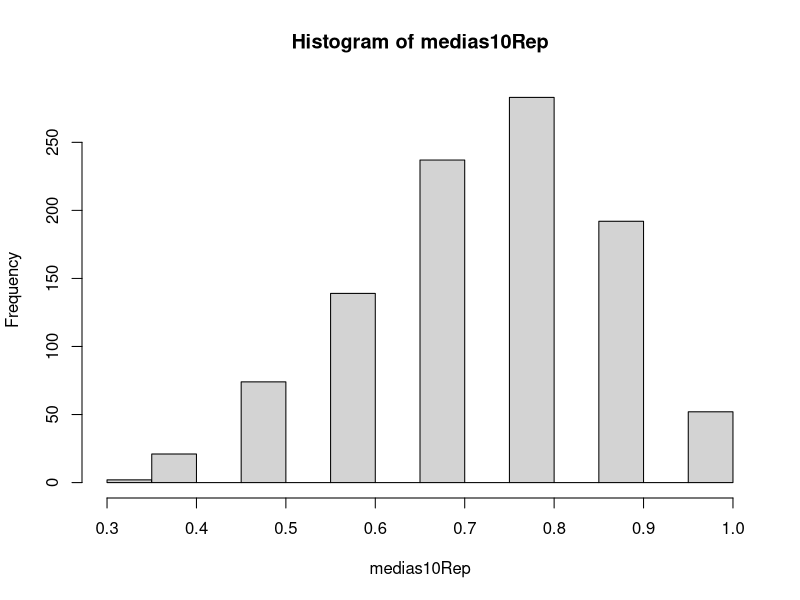
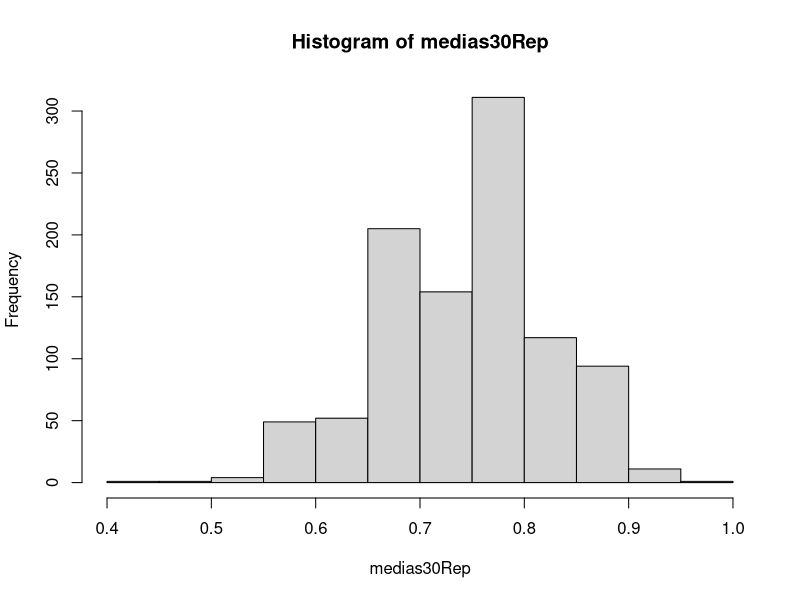
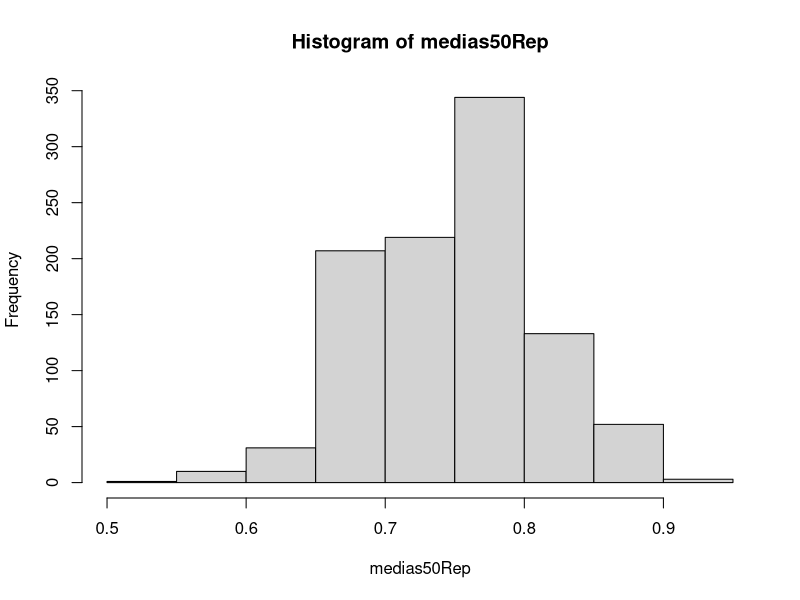
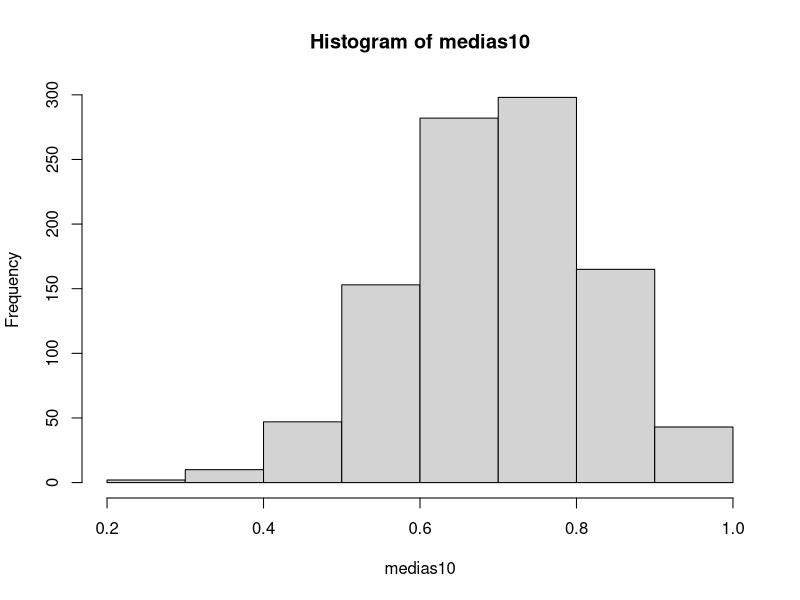
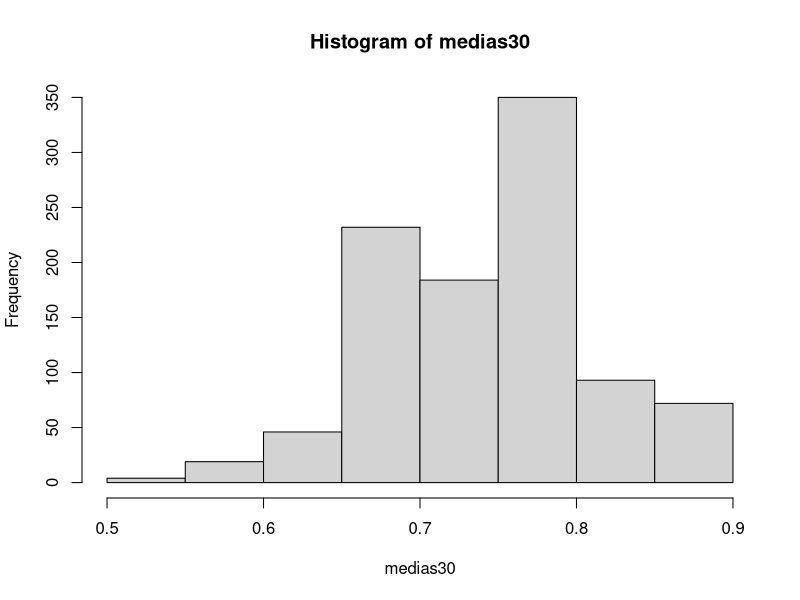
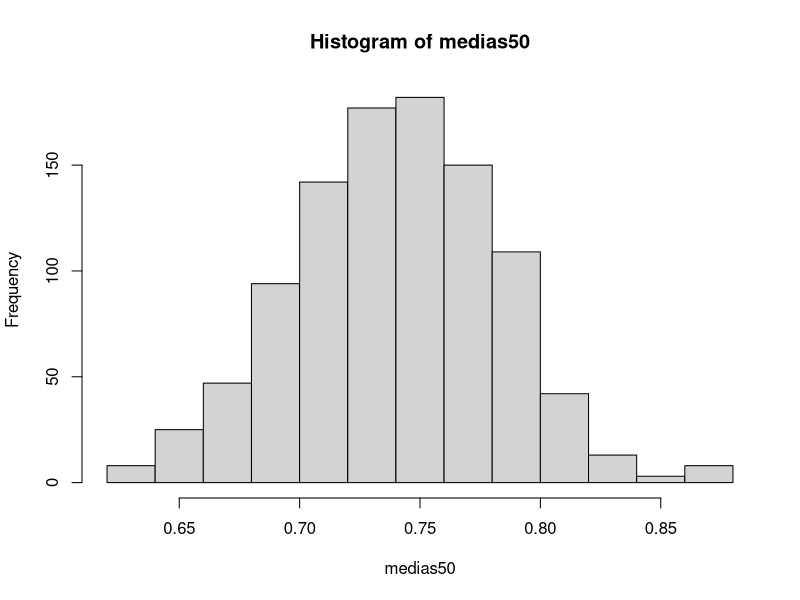
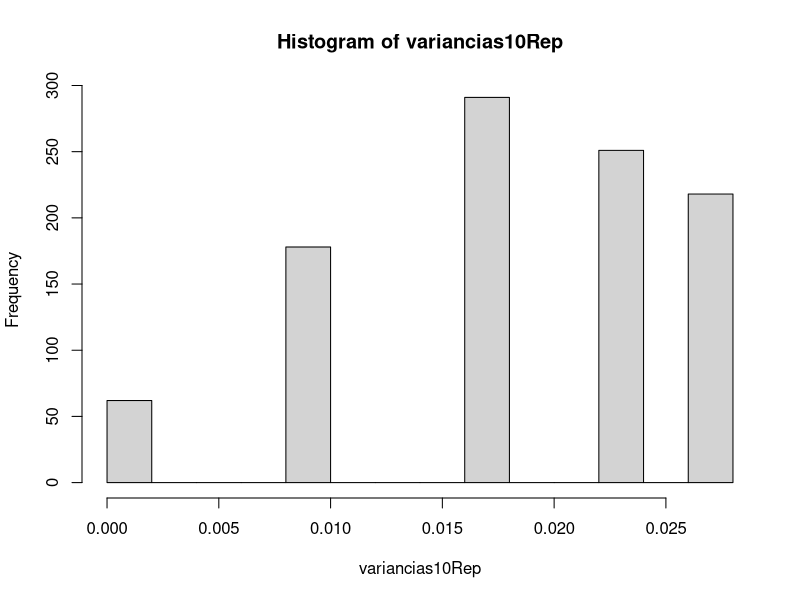
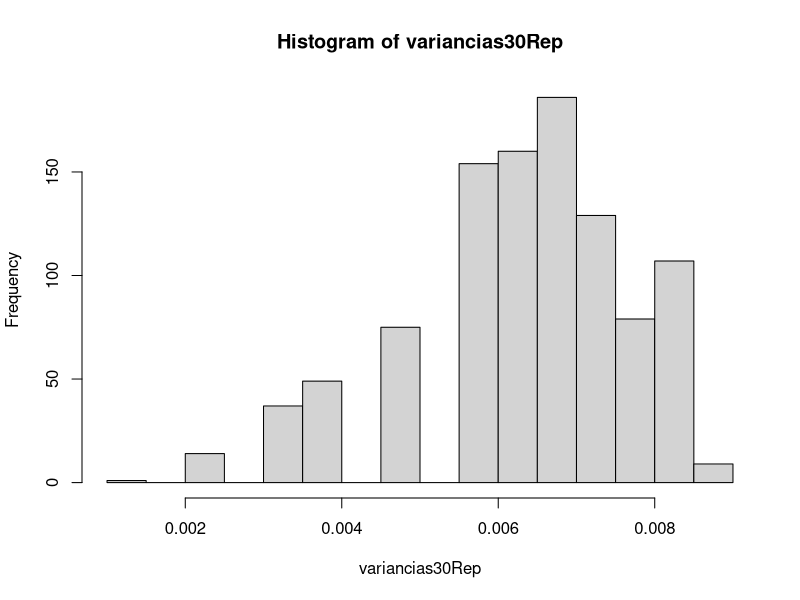

Reproduce these figures in R, in order.
#Questao 1

populacao = rep(c(1, 0), times = c(75,25))

#Obter medias

obterMedia = function(n, repor){
  medias = c()
  for(i in 1:1000){
    amostra = sample(populacao, size=n, replace=repor)
    media = mean(amostra)
    medias[i] = media
  }
  return(medias)
}

medias10Rep = obterMedia(10, TRUE)
medias30Rep = obterMedia(30, TRUE)
medias50Rep = obterMedia(50, TRUE)
medias10 = obterMedia(10, FALSE)
medias30 = obterMedia(30, FALSE)
medias50 = obterMedia(50, FALSE)

# Obter variancias

obterVariancia = function(n, repor){
  variancias = c()
  for(i in 1:1000){
    amostra = sample(populacao, size=n, replace=repor)
    variancia = var(amostra)/ n
    variancias[i] = variancia
  }
  return(variancias)
}

variancias10Rep = obterVariancia(10, TRUE)
variancias30Rep = obterVariancia(30, TRUE)
variancias50Rep = obterVariancia(50, TRUE)
variancias10 = obterVariancia(10, FALSE)
variancias30 = obterVariancia(30, FALSE)
variancias50 = obterVariancia(50, FALSE)


# Plotar histograma das Medias

hist(medias10Rep)
hist(medias30Rep)
hist(medias50Rep)
hist(medias10)
hist(medias30)
hist(medias50)

# Plotar histograma das Variancias

hist(variancias10Rep)
hist(variancias30Rep)
hist(variancias50Rep)
hist(variancias10)
hist(variancias30)
hist(variancias50)

# Media das Medias

mediaMedias10Rep = median(medias10Rep)
mediaMedias30Rep = median(medias30Rep)
mediaMedias50Rep = median(medias50Rep)
mediaMedias10 = median(medias10)
mediaMedias30 = median(medias30)
mediaMedias50 = median(medias50)

# Variancia das Medias

varMedias10Rep = var(medias10Rep) / 10
varMedias30Rep = var(medias30Rep) / 30
varMedias50Rep = var(medias50Rep) / 50
varMedias10 = var(medias10) / 10
varMedias30 = var(medias30) / 30
varMedias50 = var(medias50) / 50

# Media das Variancias

mediaVariancias10Rep = median(variancias10Rep)
mediaVariancias30Rep = median(variancias30Rep)
mediaVariancias50Rep = median(variancias50Rep)
mediaVariancias10 = median(variancias10)
mediaVariancias30 = median(variancias30)
mediaVariancias50 = median(variancias50)

# Variancia das variancias

varVariancias10Rep = var(variancias10Rep) / 10
varVariancias30Rep = var(variancias30Rep) / 30
varVariancias50Rep = var(variancias50Rep) / 50
varVariancias10 = var(variancias10) / 10
varVariancias30 = var(variancias30) / 30
varVariancias50 = var(variancias50) / 50

# Media e variancia da populacao

mediaPop = mean(populacao)
varPop = var(populacao) / 100


#Analise Estatistica
#1. N = 10 e Com Repeticao
#1.1. Media das Medias"
print(mediaMedias10Rep)
#1.2. Variancia das Medias
print(varMedias10Rep)
#1.3. Media das Variancias
print(mediaVariancias10Rep)
#1.4. Variancia das Variancias
print(varVariancias10Rep)
#2. N = 30 e Com Repeticao
#2.1. Media das Medias
print(mediaMedias30Rep)
#2.2. Variancia das Medias
print(varMedias30Rep)
#2.3. Media das Variancias
print(mediaVariancias30Rep)
#2.4. Variancia das Variancias
print(varVariancias30Rep)
#3. N = 50 e Com Repeticao
#3.1. Media das Medias
print(mediaMedias50Rep)
#3.2. Variancia das Medias
print(varMedias50Rep)
#3.3. Media das Variancias
print(mediaVariancias50Rep)
#3.4. Variancia das Variancias
print(varVariancias50Rep)
#4. N = 10 e Sem Repeticao
#4.1. Media das Medias
print(mediaMedias10)
#4.2. Variancia das Medias
print(varMedias10)
#4.3. Media das Variancias
print(mediaVariancias10)
#4.4. Variancia das Variancias
print(varVariancias10)
#5. N = 30 e Sem Repeticao
#5.1. Media das Medias
print(mediaMedias30)
#5.2. Variancia das Medias
print(varMedias30)
#5.3. Media das Variancias
print(mediaVariancias30)
#5.4. Variancia das Variancias
print(varVariancias30)
#6. N = 50 e Com Repeticao
#6.1. Media das Medias
print(mediaMedias50)
#6.2. Variancia das Medias
print(varMedias50)
#6.3. Media das Variancias
print(mediaVariancias50)
#6.4. Variancia das Variancias
print(varVariancias50)
#7. Populacao
#7.1. Media
print(mediaPop)
#7.2. Variancia
print(varPop)


# Questao 2

mediasPoisson <- c()
varianciasPoisson <- c()
for (i in 1:1000) {
  amostra_p <- rpois(100,10)
  mediasPoisson[i] <- mean(amostra_p)
  varianciasPoisson[i] <- var(amostra_p)
}

hist(mediasPoisson)
hist(varianciasPoisson)

# Questao 3

estimador <- c()

for (i in 1:1000) {
  amostraExp <- rexp(100,5)
  estimador[i] <- 1 / mean(amostraExp)
}

hist(estimador)
mean(estimador)
var(estimador)